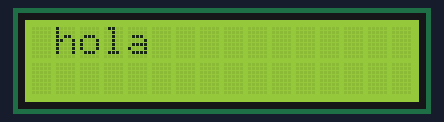
This sketch was run on a simulated Arduino Uno, built with avr-gcc and run on an emulated ATmega328P. On the bench: 16×2 character LCD.

Above: at 0.1 s.
At 3.1 s:
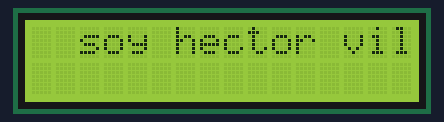
At 5.2 s:
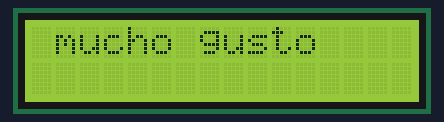
At 7.2 s:
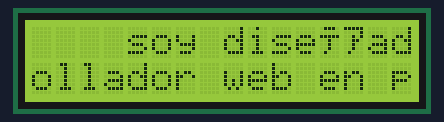
At 8.2 s:
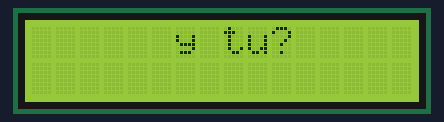
At 11.8 s:
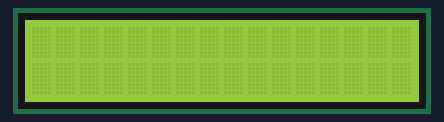

Measured:
- by itself, everything shown: repeats every 16.1 s, in 15 steps
- what the display in image 1 shows lasts 2.0 s, from 3.1 s to 5.1 s
- what the display in image 2 shows lasts 2.1 s, from 5.1 s to 7.2 s
- what the display in image 3 shows lasts 1.0 s, from 7.2 s to 8.2 s
- what the display in image 5 shows lasts 4.4 s, from 11.8 s to 16.2 s

The sketch:

Panel_LCD.ino
```cpp
#include <Wire.h>
#include <LiquidCrystal_I2C.h>

// Inicializa el objeto LCD utilizando los pines GPIO definidos y las dimensiones (16 columnas x 2 filas)
LiquidCrystal_I2C lcd(0x27, 16, 2);

int i;
int t = 200;
int t1 = 1000;
int t2 = 2000;
int t3 = 3000;
int t4 = 4000;
int t5 = 5000;


void setup() {
  // Inicializa el LCD
  lcd.init();

  lcd.backlight();    // Enciende la retroiluminación
  //lcd.noBacklight();  // Apaga la retroiluminación
}

void loop() {

  lcd.clear();
  lcd.setCursor(1, 0);
  lcd.print("hola");
  delay(3000);

  lcd.clear();
  lcd.setCursor(2, 0);
  lcd.print("soy hector villegas");
  delay(t2);

  lcd.clear();
  lcd.setCursor(1, 0);
  lcd.print("mucho gusto");
  delay(t2);

  lcd.clear();
  lcd.setCursor(4, 0);
  lcd.print("soy diseñador, programador y desarrollador web en proceso");
  delay(t1);

  lcd.clear();
  lcd.setCursor(6, 0);
  lcd.print("y tu?");
  delay(t1);

  lcd.clear();
  lcd.setCursor(0, 0);
  lcd.print("cuentame?");
  delay(t1);

  for (i = 0; i < 20; i++) {
    lcd.scrollDisplayLeft();
    delay(t);
  }

  delay(t2);
}
```
